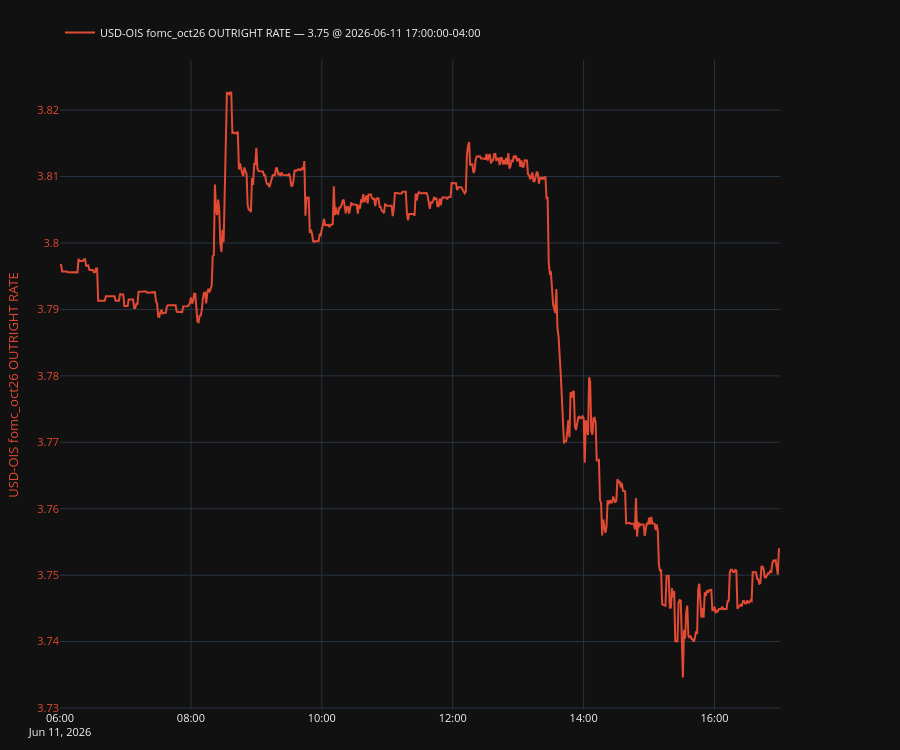

This figure's notebook cell:
### Code cell
# df = df[df.index.date != datetime.date(2026, 7, 1)]
# df = df[df.index.date != datetime.date(2026, 7, 30)]
# df = df[df.index != NYC_tz.localize(datetime.datetime(2026, 7, 21, 9, 00))]
df = df[df.index != NYC_tz.localize(datetime.datetime(2026, 7, 29, 23, 00))]
# df = df[df.index != NYC_tz.localize(datetime.datetime(2026, 7, 30, 1, 00))]
df = df[df.index.dayofweek < 5]
# df = df[df.index.date != datetime.date(2026, 7, 30)]
# df = df[df.index.date != datetime.date(2026, 7, 21)]

# frontmonth = "oct"
# misweigt = 2
# c = f"USD-OIS {misweigt}*fomc_{frontmonth}26/fomc_dec26 misweighted-CURVE RATE"
# df[c] = (df["USD-OIS fomc_dec26 OUTRIGHT RATE"] - (misweigt * df[f"USD-OIS fomc_{frontmonth}26 OUTRIGHT RATE"])) * 100 

plot, fig, ax, ax2, legend = make_secondary_axis_plot(engine="plotly")
# plot(
#     # df[q.col_name().replace("-Q12STIRT", "")],
#     # df["USD-OIS fomc_jul26/fomc_dec26 CURVE RATE"],
#     df["USD-OIS fomc_sep26 OUTRIGHT RATE"],
#     which="left",
#     indicators=[
#         # {"kind": "last", "style": {"linestyle": "--", "linewidth": 1.2, "color": "tab:purple"}},  
#         # {"kind": "sma", "window": 60, "style": {"linestyle": "--", "color": "green"}},
#     ],
#     # ou={"enable": True, "steps": 126, "add_metrics_to_legend": True}
# )
plot(df["USD-OIS fomc_oct26 OUTRIGHT RATE"], which="left")
# plot(df[f"USD-OIS fomc_{frontmonth}26/fomc_dec26 CURVE RATE"], which="left")
# plot(df[c], which="right")
legend(show_date=True, loc="upper left")
plt.show()

### Figure 1 — Plotly figure (JSON) as saved in the notebook; plotly's stock layout.template omitted (floating-point values rounded to 4 significant figures; data arrays with more than 128 entries replaced by an {"elided": "..."} marker saying what was removed)
{"data": [{"line": {"color": "#E24A33"}, "mode": "lines", "name": "USD-OIS fomc_oct26 OUTRIGHT RATE — 3.75 @ 2026-06-11 17:00:00-04:00", "showlegend": true, "type": "scatter", "x": {"elided": "661 str values"}, "y": {"elided": "661 float values"}, "yaxis": "y"}], "layout": {"font": {"size": 11}, "height": 750, "legend": {"orientation": "h", "x": 0, "xanchor": "left", "y": 1.02, "yanchor": "bottom"}, "margin": {"b": 40, "l": 60, "r": 120, "t": 60}, "newshape": {"line": {"color": "red"}}, "title": {}, "xaxis": {"showgrid": true, "showspikes": true, "spikecolor": "white", "spikemode": "across", "spikesnap": "cursor"}, "yaxis": {"showgrid": true, "showspikes": true, "spikecolor": "white", "spikesnap": "cursor", "spikethickness": 0.5, "tickfont": {"color": "#E24A33"}, "title": {"font": {"color": "#E24A33"}, "text": "USD-OIS fomc_oct26 OUTRIGHT RATE"}}}}
